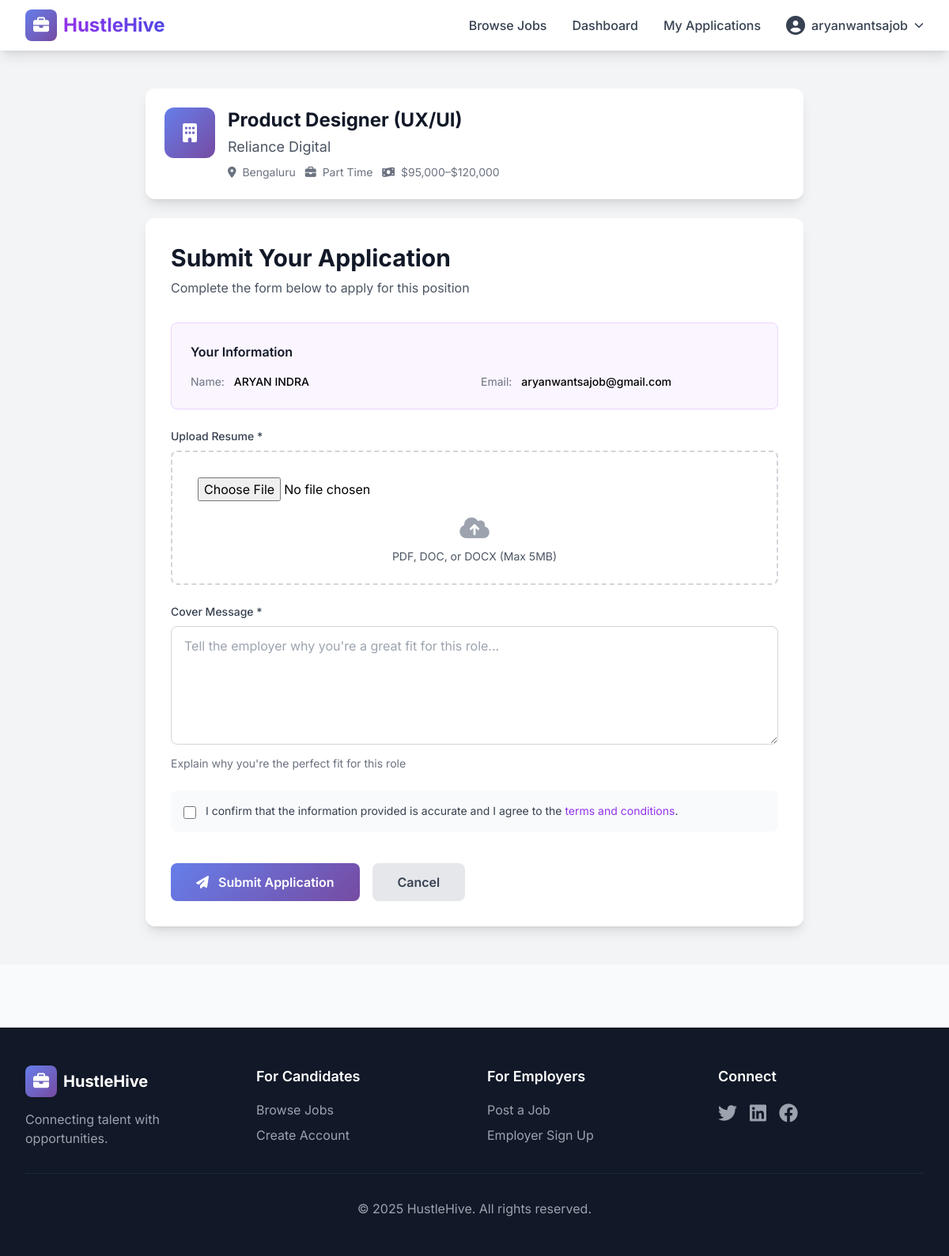
Screenshot of /apply/2/ (signed in) with the database file from the repository.
### jobs/models.py (models this page shows, shortened)
class Job(models.Model):
    JOB_TYPES = [
        ('FT', 'Full Time'),
        ('PT', 'Part Time'),
        ('CT', 'Contract'),
        ('IN', 'Internship'),
    ]
    title = models.CharField(max_length=200)
    description = models.TextField()
    company_name = models.CharField(max_length=200)
    location = models.CharField(max_length=200)
    job_type = models.CharField(max_length=2, choices=JOB_TYPES, default='FT')
    salary_range = models.CharField(max_length=100, blank=True)
    posted_by = models.ForeignKey(User, on_delete=models.CASCADE, related_name='jobs')
    created_at = models.DateTimeField(auto_now_add=True)
    updated_at = models.DateTimeField(auto_now=True)
    is_active = models.BooleanField(default=True)
    class Meta:
        ordering = ['-created_at']

### jobs/views.py (the view)
# urls.py: path('apply/<int:job_id>/', views.apply_job, name='apply_job'),
@login_required
def apply_job(request, job_id):
    job = get_object_or_404(Job, id=job_id, is_active=True)
    if not hasattr(request.user, 'profile') or not request.user.profile.is_candidate:
        messages.error(request, 'Only candidates can apply for jobs.')
        return redirect('job_detail', pk=job_id)
    if Application.objects.filter(job=job, applicant=request.user).exists():
        messages.warning(request, 'You have already applied for this job.')
        return redirect('job_detail', pk=job_id)
    if request.method == 'POST':
        form = ApplicationForm(request.POST, request.FILES)
        if form.is_valid():
            application = form.save(commit=False)
            application.job = job
            application.applicant = request.user
            application.save()
            try:
                send_mail(
                    subject=f'New Application for {job.title}',
                    message=f'{request.user.username} has applied for {job.title}.',
                    from_email=settings.DEFAULT_FROM_EMAIL,
                    recipient_list=[job.posted_by.email],
                    fail_silently=True,
                )
            except:
                pass
            messages.success(request, 'Application submitted successfully!')
            return redirect('application_success', pk=application.pk)
    else:
        form = ApplicationForm()
    return render(request, 'jobs/apply_job.html', {'form': form, 'job': job})

### jobs/forms.py (shortened to what this page needs)
class ApplicationForm(forms.ModelForm):
    class Meta:
        model = Application
        fields = ['resume', 'message']
        widgets = {
            'message': forms.Textarea(attrs={
                'rows': 4,
                'placeholder': 'Tell the employer why you\'re a great fit for this role...'
            }),
        }

### jobs/templates/jobs/apply_job.html (shortened to what this page needs)
{% extends 'jobs/base.html' %}
{% block content %}
<div class="bg-gray-100 py-12">
    <div class="max-w-4xl mx-auto px-4 sm:px-6 lg:px-8">
        <div class="animate-fade-in">
            <div class="bg-white rounded-xl shadow-lg p-6 mb-6">
                <div class="flex items-start space-x-4">
                    <div class="w-16 h-16 gradient-bg rounded-xl flex items-center justify-center flex-shrink-0">
                        <i class="fas fa-building text-white text-2xl"></i>
                    </div>
                    <div>
                        <h2 class="text-2xl font-bold text-gray-900 mb-1">{{ job.title }}</h2>
                        <p class="text-lg text-gray-600 mb-2">{{ job.company_name }}</p>
                        <div class="flex flex-wrap gap-3 text-sm text-gray-500">
                            <span><i class="fas fa-map-marker-alt mr-1"></i> {{ job.location }}</span>
                            <span><i class="fas fa-briefcase mr-1"></i> {{ job.get_job_type_display }}</span>
                            {% if job.salary_range %}
                            <span><i class="fas fa-money-bill-wave mr-1"></i> {{ job.salary_range }}</span>
                            {% endif %}
                        </div>
                    </div>
                </div>
            </div>
            <div class="bg-white rounded-xl shadow-lg p-8">
                <h1 class="text-3xl font-bold text-gray-900 mb-2">Submit Your Application</h1>
                <p class="text-gray-600 mb-8">Complete the form below to apply for this position</p>
                <form method="POST" enctype="multipart/form-data" class="space-y-6">
                    <div class="bg-purple-50 rounded-lg p-6 border border-purple-200">
                        <h3 class="font-semibold text-gray-900 mb-4">Your Information</h3>
                        <div class="grid grid-cols-1 md:grid-cols-2 gap-4 text-sm">
                            <div>
                                <span class="text-gray-500">Name:</span>
                                <span class="ml-2 font-medium">{{ user.get_full_name|default:user.username }}</span>
                            </div>
                            <div>
                                <span class="text-gray-500">Email:</span>
                                <span class="ml-2 font-medium">{{ user.email }}</span>
                            </div>
                        </div>
                    </div>
                    <div>
                        <label for="{{ form.resume.id_for_label }}" class="block text-sm font-medium text-gray-700 mb-2">
                            Upload Resume *
                        </label>
                        <div class="border-2 border-dashed border-gray-300 rounded-lg p-6 text-center hover:border-purple-500 transition">
                            {{ form.resume }}
                            <div class="mt-2 text-sm text-gray-600">
                                <i class="fas fa-cloud-upload-alt text-3xl text-gray-400 mb-2"></i>
                                <p>PDF, DOC, or DOCX (Max 5MB)</p>
                            </div>
                        </div>
                    </div>
                    <div>
                        <label for="{{ form.message.id_for_label }}" class="block text-sm font-medium text-gray-700 mb-2">
                            Cover Message *
                        </label>
                        {{ form.message }}
                        <p class="mt-2 text-sm text-gray-500">
                            Explain why you're the perfect fit for this role
                        </p>
                    </div>
                    <div class="bg-gray-50 rounded-lg p-4">
                        <label class="flex items-start">
                            <input type="checkbox" required class="mt-1 h-4 w-4 text-purple-600 focus:ring-purple-500 border-gray-300 rounded">
                            <span class="ml-3 text-sm text-gray-700">
                                I confirm that the information provided is accurate and I agree to the
                                <a href="#" class="text-purple-600 hover:text-purple-800">terms and conditions</a>.
                            </span>
                        </label>
                    </div>
                    <div class="flex gap-4 pt-4">
                        <button type="submit" class="btn-primary text-white px-8 py-3 rounded-lg font-semibold">
                            <i class="fas fa-paper-plane mr-2"></i>
                            Submit Application
                        </button>
                        <a href="{% url 'job_detail' job.id %}"
                           class="bg-gray-200 text-gray-700 px-8 py-3 rounded-lg font-semibold hover:bg-gray-300 transition">
                            Cancel
                        </a>
                    </div>
                </form>
            </div>
        </div>
    </div>
</div>
{% endblock %}

### jobs/templates/jobs/base.html (shortened to what this page needs)
<!DOCTYPE html>
<html lang="en">
<head>
    <script src="https://cdn.tailwindcss.com"></script>
    <link rel="stylesheet" href="https://cdnjs.cloudflare.com/ajax/libs/font-awesome/6.4.0/css/all.min.css">
</head>
<body class="bg-gray-50">
    <nav class="bg-white shadow-lg sticky top-0 z-50">
        <div class="max-w-7xl mx-auto px-4 sm:px-6 lg:px-8">
            <div class="flex justify-between h-16">
                <div class="flex items-center">
                    <a href="{% url 'home' %}" class="flex items-center space-x-2">
                        <div class="w-10 h-10 gradient-bg rounded-lg flex items-center justify-center">
                            <i class="fas fa-briefcase text-white text-xl"></i>
                        </div>
                        <span class="text-2xl font-bold bg-gradient-to-r from-purple-600 to-indigo-600 bg-clip-text text-transparent">
                        </span>
                    </a>
                </div>
                <div class="hidden md:flex items-center space-x-8">
                    <a href="{% url 'job_list' %}" class="text-gray-700 hover:text-purple-600 font-medium transition">
                        Browse Jobs
                    </a>
                    {% if user.is_authenticated %}
                        <a href="{% url 'dashboard' %}" class="text-gray-700 hover:text-purple-600 font-medium transition">
                            Dashboard
                        </a>
                        {% if user.profile.is_employer %}
                            <a href="{% url 'my_jobs' %}" class="text-gray-700 hover:text-purple-600 font-medium transition">
                                My Jobs
                            </a>
                            <a href="{% url 'job_create' %}" class="btn-primary text-white px-4 py-2 rounded-lg font-medium">
                                Post a Job
                            </a>
                        {% else %}
                            <a href="{% url 'my_applications' %}" class="text-gray-700 hover:text-purple-600 font-medium transition">
                                My Applications
                            </a>
                        {% endif %}
                        <div class="relative">
                            <button id="user-menu-btn" class="flex items-center space-x-2 text-gray-700 hover:text-purple-600 font-medium transition">
                                <i class="fas fa-user-circle text-2xl"></i>
                                <span>{{ user.username }}</span>
                                <i class="fas fa-chevron-down text-xs"></i>
                            </button>
                        </div>
                    {% endif %}
                </div>
            </div>
        </div>
    </nav>
    <main>
        {% block content %}{% endblock %}
    </main>
    <footer class="bg-gray-900 text-white mt-20">
        <div class="max-w-7xl mx-auto px-4 sm:px-6 lg:px-8 py-12">
            <div class="grid grid-cols-1 md:grid-cols-4 gap-8">
                <div>
                    <div class="flex items-center space-x-2 mb-4">
                        <div class="w-10 h-10 gradient-bg rounded-lg flex items-center justify-center">
                            <i class="fas fa-briefcase text-white text-xl"></i>
                        </div>
                        <span class="text-xl font-bold">HustleHive</span>
                    </div>
                    <p class="text-gray-400">Connecting talent with opportunities.</p>
                </div>
                <div>
                    <h3 class="text-lg font-semibold mb-4">For Candidates</h3>
                    <ul class="space-y-2 text-gray-400">
                        <li><a href="{% url 'job_list' %}" class="hover:text-white transition">Browse Jobs</a></li>
                        <li><a href="{% url 'register' %}" class="hover:text-white transition">Create Account</a></li>
                    </ul>
                </div>
                <div>
                    <h3 class="text-lg font-semibold mb-4">For Employers</h3>
                    <ul class="space-y-2 text-gray-400">
                        <li><a href="{% url 'job_create' %}" class="hover:text-white transition">Post a Job</a></li>
                        <li><a href="{% url 'register' %}" class="hover:text-white transition">Employer Sign Up</a></li>
                    </ul>
                </div>
                <div>
                    <h3 class="text-lg font-semibold mb-4">Connect</h3>
                    <div class="flex space-x-4">
                        <a href="#" class="text-gray-400 hover:text-white transition">
                            <i class="fab fa-twitter text-2xl"></i>
                        </a>
                        <a href="#" class="text-gray-400 hover:text-white transition">
                            <i class="fab fa-linkedin text-2xl"></i>
                        </a>
                        <a href="#" class="text-gray-400 hover:text-white transition">
                            <i class="fab fa-facebook text-2xl"></i>
                        </a>
                    </div>
                </div>
            </div>
            <div class="border-t border-gray-800 mt-8 pt-8 text-center text-gray-400">
                <p>&copy; 2025 HustleHive. All rights reserved.</p>
            </div>
        </div>
    </footer>
</body>
</html>

### jobs/templates/jobs/base.html (style rules this page uses)
body { font-family: 'Inter', sans-serif; }
.gradient-bg { background: linear-gradient(135deg, #667eea 0%, #764ba2 100%); }
.btn-primary { background: linear-gradient(135deg, #667eea 0%, #764ba2 100%); transition: all 0.3s ease; }
.animate-fade-in { animation: fadeIn 0.5s ease-in; }

### jobs/templates/jobs/apply_job.html (style rules this page uses)
input[type="file"] { display: block; width: 100%; padding: 0.5rem; }
textarea { width: 100%; padding: 0.75rem 1rem; border: 1px solid #d1d5db; border-radius: 0.5rem; font-size: 1rem; min-height: 150px; }

### rows the page displays
Job: title "Product Designer (UX/UI)", company_name "Reliance Digital", location "Bengaluru", job_type "Part Time", salary_range "$95,000–$120,000"

### other values shown
{{ user.username }} "aryanwantsajob"
{{ user.get_full_name|default:user.username }} "ARYAN INDRA"
{{ user.email }} "aryanwantsajob@gmail.com"
